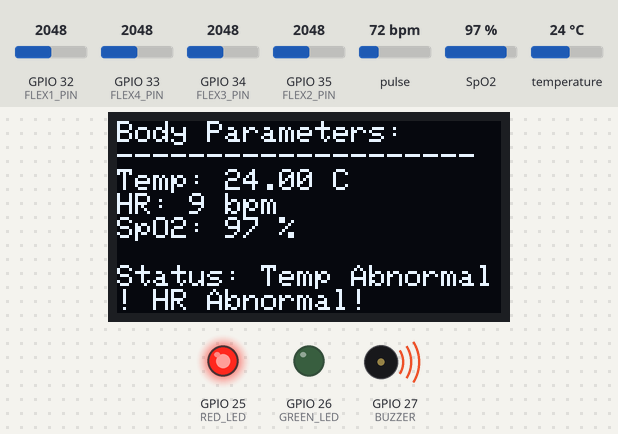
Bench run of a sketch on a simulated ESP32. Parts: 128×64 one-colour display, output pins drawn as LEDs (lit = HIGH), buzzer (waves = sounding). The inputs (shaded band) are chosen by the test bench; at power-on: temperature 24 °C, pulse 72 bpm, SpO2 97 %, GPIO 32 (FLEX1_PIN) = 2048, GPIO 33 (FLEX4_PIN) = 2048, GPIO 34 (FLEX3_PIN) = 2048, GPIO 35 (FLEX2_PIN) = 2048. WiFi joins after 1.5 s; servers stay silent unless stated; what the sketch prints to the serial monitor is not drawn.

Above: at 7.3 s.
7.4 s: temperature set to 27.4 °C
At 10.6 s:
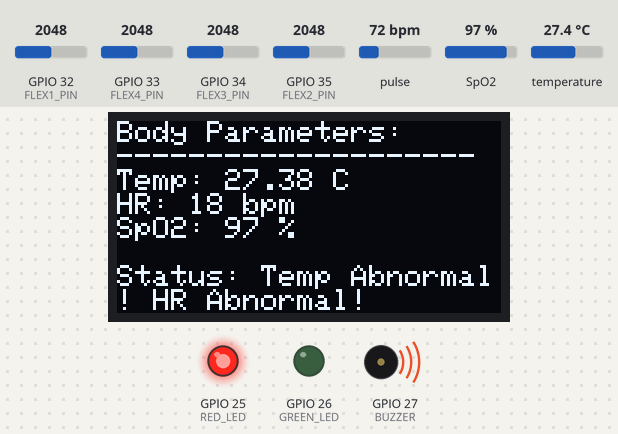
14.4 s: temperature set to 28.5 °C
At 20.2 s:
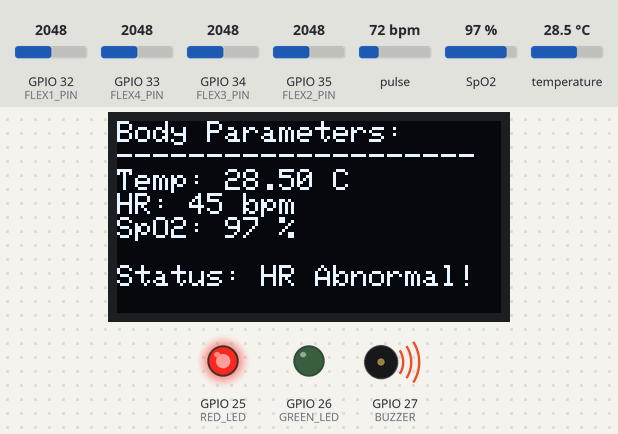
22.8 s: temperature set to 12 °C
At 26.6 s:
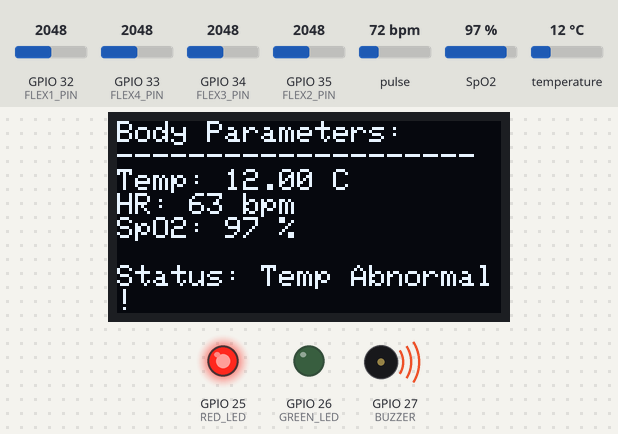
30.0 s: pulse set to 42 bpm
36.3 s: SpO2 set to 80 %
At 39.4 s:
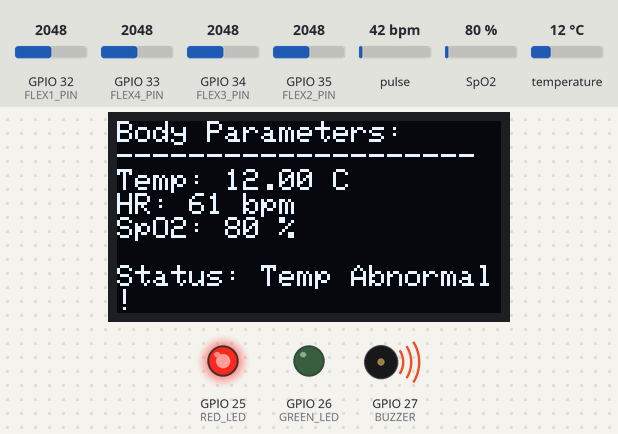
42.5 s: pulse set to 70 bpm
At 51.0 s:
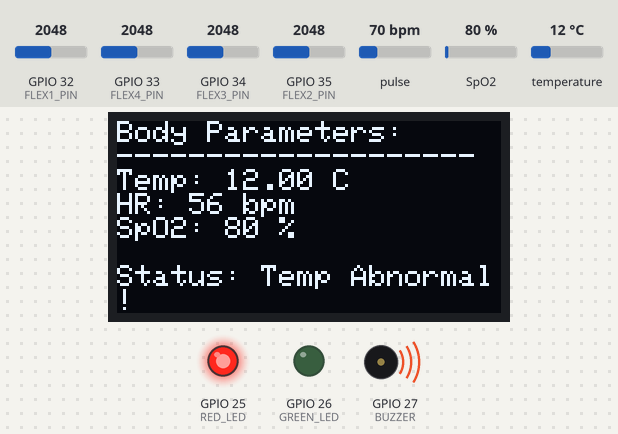
Timing chart, 0 to 51.9 s (numbered marks = the images above; inputs shaded):
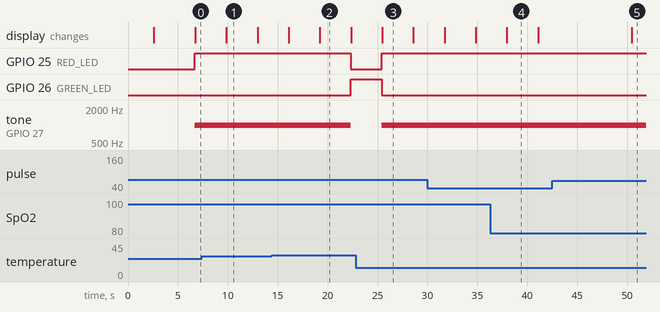

Measured:
- the behaviour switches between 27.9 and 28 °C on temperature (found by bisection; images 1 and 2)
- after the input at 14.4 s, GPIO 25 (RED_LED): HIGH → LOW after 7.9 s; GPIO 26 (GREEN_LED): LOW → HIGH after 7.9 s; tone on GPIO 27 (BUZZER): 1000 Hz → silent after 7.9 s; the display: first differs from a run without the input after 4.8 s (image 2)
- after the input at 22.8 s, GPIO 25 (RED_LED): LOW → HIGH after 2.6 s; GPIO 26 (GREEN_LED): HIGH → LOW after 2.6 s; tone on GPIO 27 (BUZZER): silent → 1000 Hz after 2.6 s; the display: changes after 2.7 s (image 3)
- what the display in image 1 shows lasts 3.1 s, from 9.9 s to 13.0 s

The sketch:

Health_Monitor.ino
```cpp
#include <WiFi.h>
#include <FirebaseESP32.h>
#include "MAX30105.h"
#include "spo2_algorithm.h"
#include <OneWire.h>
#include <DallasTemperature.h>
#include <Adafruit_GFX.h>
#include <Adafruit_SSD1306.h>

// ------------------ Wi-Fi Credentials ------------------
#define WIFI_SSID "Your_Wi-Fi_Network_Name"
#define WIFI_PASSWORD "Your_Wi-Fi_Password"

// ------------------ Firebase Credentials ------------------
#define FIREBASE_HOST "YOUR_FIREBASE_HOST_HERE"
#define FIREBASE_AUTH "YOUR_FIREBASE_AUTH_HERE"

// ------------------ OLED Setup ------------------
#define SCREEN_WIDTH 128
#define SCREEN_HEIGHT 64
Adafruit_SSD1306 display(SCREEN_WIDTH, SCREEN_HEIGHT, &Wire, -1);

// ------------------ Pins ------------------
#define FLEX1_PIN 32
#define FLEX2_PIN 35
#define FLEX3_PIN 34
#define FLEX4_PIN 33
#define DS18B20_PIN 19

#define RED_LED 25
#define GREEN_LED 26
#define BUZZER 27

// ------------------ Firebase Objects ------------------
FirebaseData fbdo;
FirebaseAuth auth;
FirebaseConfig config;

// ------------------ Sensor Objects ------------------
MAX30105 particleSensor;
OneWire oneWire(DS18B20_PIN);
DallasTemperature sensors(&oneWire);

// ------------------ Variables ------------------
float temperature = 0;
int heartRate = 0;
int spo2 = 0;

// ------------------ Setup ------------------
void setup() {
  Serial.begin(115200);
  delay(1000);

  // Initialize LEDs and buzzer
  pinMode(RED_LED, OUTPUT);
  pinMode(GREEN_LED, OUTPUT);
  pinMode(BUZZER, OUTPUT);

  // Wi-Fi Connection
  Serial.print("Connecting to WiFi: ");
  Serial.println(WIFI_SSID);
  WiFi.begin(WIFI_SSID, WIFI_PASSWORD);
  while (WiFi.status() != WL_CONNECTED) {
    delay(500);
    Serial.print(".");
  }
  Serial.println("\n✅ WiFi Connected!");
  Serial.print("📶 IP Address: ");
  Serial.println(WiFi.localIP());

  // Firebase setup
  config.host = FIREBASE_HOST;
  config.signer.tokens.legacy_token = FIREBASE_AUTH;
  Firebase.begin(&config, &auth);
  Firebase.reconnectWiFi(true);
  Serial.println("🔥 Firebase Ready!");

  // OLED setup
  if (!display.begin(SSD1306_SWITCHCAPVCC, 0x3C)) {
    Serial.println("❌ OLED not found!");
    while (1);
  }
  display.clearDisplay();
  display.setTextColor(SSD1306_WHITE);
  display.setTextSize(1);
  display.setCursor(0, 0);
  display.println("Initializing...");
  display.display();

  // DS18B20 setup
  sensors.begin();

  // MAX30102 setup (stable)
  if (!particleSensor.begin(Wire, I2C_SPEED_STANDARD)) {
    Serial.println("❌ MAX30102 not found. Check wiring!");
    while (1);
  }
  Serial.println("✅ MAX30102 initialized!");
  particleSensor.setup();
  particleSensor.setPulseAmplitudeRed(0x0A);
  particleSensor.setPulseAmplitudeIR(0x0A);

  display.clearDisplay();
  display.setCursor(0, 0);
  display.println("All Sensors Ready!");
  display.display();
  delay(1000);
}

// ------------------ Condition Check ------------------
void checkConditions() {
  bool critical = false;
  String statusMsg = "";

  if (temperature < 28 || temperature > 38) {
    statusMsg += "Temp Abnormal! ";
    critical = true;
  }

  if (heartRate < 50 || heartRate > 120) {
    statusMsg += "HR Abnormal! ";
    critical = true;
  }

  if (spo2 < 80) {
    statusMsg += "SpO2 Abnormal! ";
    critical = true;
  }

  if (critical) {
    digitalWrite(RED_LED, HIGH);
    digitalWrite(GREEN_LED, LOW);
    tone(BUZZER, 1000);
  } else {
    statusMsg = "Normal";
    digitalWrite(RED_LED, LOW);
    digitalWrite(GREEN_LED, HIGH);
    noTone(BUZZER);
  }

  Serial.println(statusMsg);

  // Display patient condition on OLED
  display.clearDisplay();
  display.setCursor(0, 0);
  display.setTextSize(1);
  display.println("Body Parameters:");
  display.println("--------------------");
  display.printf("Temp: %.2f C\n", temperature);
  display.printf("HR: %d bpm\n", heartRate);
  display.printf("SpO2: %d %%\n", spo2);
  display.println();
  display.print("Status: ");
  display.println(statusMsg);
  display.display();
}

// ------------------ Main Loop ------------------
void loop() {
  // Read 4 Flex Sensors
  int flex1 = analogRead(FLEX1_PIN);
  int flex2 = analogRead(FLEX2_PIN);
  int flex3 = analogRead(FLEX3_PIN);
  int flex4 = analogRead(FLEX4_PIN);

  // Read DS18B20
  sensors.requestTemperatures();
  temperature = sensors.getTempCByIndex(0);

 // --- Stable MAX30102 HR & SpO2 Code ---
uint32_t irBuffer[100];
uint32_t redBuffer[100];
int32_t spo2Raw, hrRaw;
int8_t validSPO2, validHR;

// Fill sample buffer
for (int i = 0; i < 100; i++) {
  while (!particleSensor.check()) particleSensor.check();
  irBuffer[i] = particleSensor.getIR();
  redBuffer[i] = particleSensor.getRed();
}

// Calculate raw HR and SpO2
maxim_heart_rate_and_oxygen_saturation(
  irBuffer, 100, redBuffer,
  &spo2Raw, &validSPO2,
  &hrRaw, &validHR
);

// ---------- Heart Rate Filtering & Correction ----------
static float hrHistory[8] = {0};  // store last 8 values for smoothing
static int idx = 0;
float avgHR = 0;

// Step 1: Validate HR range (normal human range 50–120 bpm)
if (validHR && hrRaw > 40 && hrRaw < 180) {

  // Step 2: Correct overshoot from noisy data
  // Many MAX30102 sensors overshoot ~15-25 bpm, so scale down
  if (hrRaw > 120) {
    hrRaw = hrRaw - 20;  // shift down to realistic range
  }

  // Step 3: Store HR value for running average
  hrHistory[idx] = hrRaw;
  idx = (idx + 1) % 8;

  // Step 4: Compute smoothed average
  for (int i = 0; i < 8; i++) avgHR += hrHistory[i];
  avgHR /= 8;

  heartRate = round(avgHR);
} else {
  // if invalid, retain last stable HR
  heartRate = heartRate;
}

// ---------- SpO2 Filtering ----------
if (validSPO2 && spo2Raw >= 70 && spo2Raw <= 100) {
  spo2 = spo2Raw;
}

// Optional: Print to Serial for debugging
Serial.print("Smoothed HR: "); Serial.print(heartRate);
Serial.print(" | Raw HR: "); Serial.print(hrRaw);
Serial.print(" | SpO2: "); Serial.println(spo2);


  // Print readings
  Serial.println("----- Sensor Readings -----");
  Serial.printf("Flex1: %d | Flex2: %d | Flex3: %d | Flex4: %d\n", flex1, flex2, flex3, flex4);
  Serial.printf("Temperature: %.2f°C\n", temperature);
  Serial.printf("Heart Rate: %d bpm | SpO2: %d%%\n", heartRate, spo2);
  Serial.println("---------------------------");

  // Send to Firebase
  if (Firebase.ready()) {
    Firebase.setInt(fbdo, "/FlexSensors/Flex1", flex1);
    Firebase.setInt(fbdo, "/FlexSensors/Flex2", flex2);
    Firebase.setInt(fbdo, "/FlexSensors/Flex3", flex3);
    Firebase.setInt(fbdo, "/FlexSensors/Flex4", flex4);
    Firebase.setFloat(fbdo, "/Body/Temperature", temperature);
    Firebase.setFloat(fbdo, "/Body/HeartRate", heartRate);
    Firebase.setFloat(fbdo, "/Body/SpO2", spo2);
  }

  // Check and Display Condition
  checkConditions();

}
```
